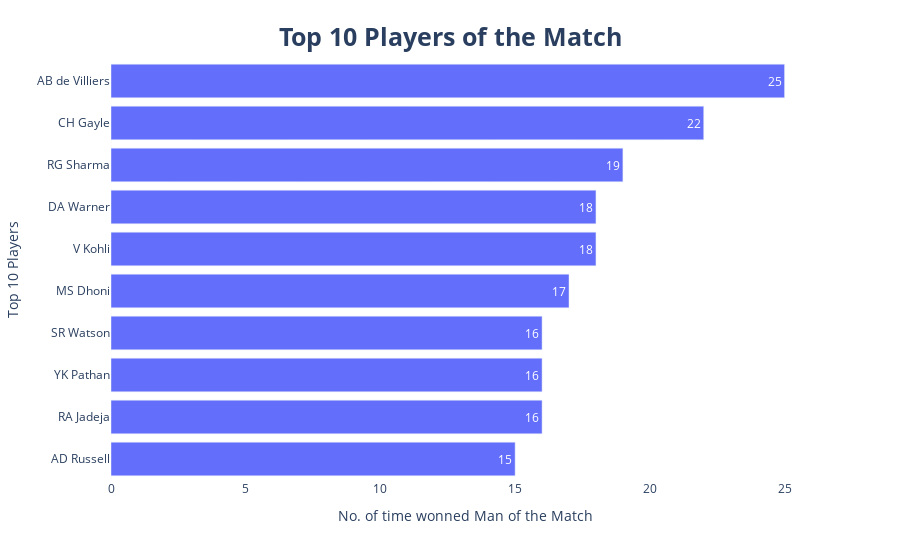

Notebook source saved alongside this figure:
### Code cell
# help(fig.up)
hignManofMatch = Df_matches['player_of_match'].value_counts().to_frame()
fig = px.bar(hignManofMatch.head(10)[::-1],orientation='h',text_auto='0.2s')
fig.update_layout(title = {
    'text': "Top 10 Players of the Match",
    'x': 0.5,
    'y': 0.95,
    'xanchor': 'center',
    'yanchor': 'top',
    'font':{
        'size':25,
        'weight':'bold'
    }
},
    showlegend=False,
    plot_bgcolor='white')

fig.update_xaxes(title="No. of time wonned Man of the Match",ticks="")#, titlefont_size=16, tickfont_size=14)
fig.update_yaxes(title="Top 10 Players")#, titlefont_size=16, tickfont_size=14)

### Figure 1 — Plotly figure (JSON) as saved in the notebook; plotly's stock layout.template omitted (floating-point values rounded to 4 significant figures)
{"data": [{"alignmentgroup": "True", "hovertemplate": "variable=count<br>value=%{x}<br>player_of_match=%{y}<extra></extra>", "legendgroup": "count", "marker": {"color": "#636efa", "pattern": {"shape": ""}}, "name": "count", "offsetgroup": "count", "orientation": "h", "showlegend": true, "textposition": "auto", "texttemplate": "%{x:0.2s}", "type": "bar", "x": [15, 16, 16, 16, 17, 18, 18, 19, 22, 25], "xaxis": "x", "y": ["AD Russell", "RA Jadeja", "YK Pathan", "SR Watson", "MS Dhoni", "V Kohli", "DA Warner", "RG Sharma", "CH Gayle", "AB de Villiers"], "yaxis": "y"}], "layout": {"barmode": "relative", "legend": {"title": {"text": "variable"}, "tracegroupgap": 0}, "margin": {"t": 60}, "plot_bgcolor": "white", "showlegend": false, "title": {"font": {"size": 25, "weight": "bold"}, "text": "Top 10 Players of the Match", "x": 0.5, "xanchor": "center", "y": 0.95, "yanchor": "top"}, "xaxis": {"anchor": "y", "domain": [0, 1], "ticks": "", "title": {"text": "No. of time wonned Man of the Match"}}, "yaxis": {"anchor": "x", "domain": [0, 1], "title": {"text": "Top 10 Players"}}}}
